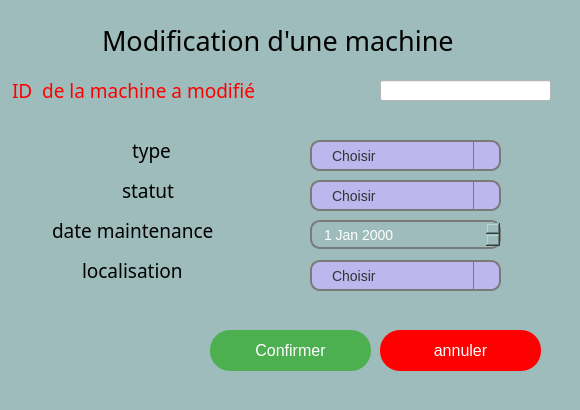
<?xml version="1.0" encoding="UTF-8"?>
<ui version="4.0">
 <class>modifiermachine</class>
 <widget class="QDialog" name="modifiermachine">
  <property name="geometry">
   <rect>
    <x>0</x>
    <y>0</y>
    <width>580</width>
    <height>410</height>
   </rect>
  </property>
  <property name="windowTitle">
   <string>Dialog</string>
  </property>
  <property name="styleSheet">
   <string notr="true">background-color: rgb(157, 188, 187);
border-color: rgb(239, 245, 241);</string>
  </property>
  <widget class="QPushButton" name="confirmerButton">
   <property name="geometry">
    <rect>
     <x>210</x>
     <y>330</y>
     <width>161</width>
     <height>41</height>
    </rect>
   </property>
   <property name="styleSheet">
    <string notr="true">QPushButton {
    font-family: 'OCR A Extended', sans-serif; /* Police OCR A Extended */
    font-size: 16px; /* Taille de la police */
    color: white; /* Couleur du texte */
    background-color: #4CAF50; /* Couleur de fond */
    border: none; /* Pas de bordure */
   border-radius: 20px; /* Coins arrondis */
    padding: 10px 20px; /* Espacement interne */
    cursor: pointer; /* Changement du curseur au survol */
}

QPushButton:hover {
    background-color: green; /* Couleur de fond au survol */
}

QPushButton:pressed {
    background-color:green; /* Couleur de fond lorsqu'on clique */
    padding-top: 9px; /* Réduction de l'espacement interne pour un effet de clic */
    padding-left: 19px; /* Réduction de l'espacement interne pour un effet de clic */
}
</string>
   </property>
   <property name="text">
    <string>Confirmer</string>
   </property>
  </widget>
  <widget class="QPushButton" name="annulerButton">
   <property name="geometry">
    <rect>
     <x>380</x>
     <y>330</y>
     <width>161</width>
     <height>41</height>
    </rect>
   </property>
   <property name="styleSheet">
    <string notr="true">QPushButton {
    font-family: 'OCR A Extended', sans-serif; /* Police OCR A Extended */
    font-size: 16px; /* Taille de la police */
    color: white; /* Couleur du texte */
    background-color: red; /* Couleur de fond */
    border: none; /* Pas de bordure */
   border-radius: 20px; /* Coins arrondis */
    padding: 10px 20px; /* Espacement interne */
    cursor: pointer; /* Changement du curseur au survol */
}

QPushButton:hover {
    background-color: red; /* Couleur de fond au survol */
}

QPushButton:pressed {
    background-color:red; /* Couleur de fond lorsqu'on clique */
    padding-top: 9px; /* Réduction de l'espacement interne pour un effet de clic */
    padding-left: 19px; /* Réduction de l'espacement interne pour un effet de clic */
}
</string>
   </property>
   <property name="text">
    <string>annuler</string>
   </property>
  </widget>
  <widget class="QLineEdit" name="lineEdit_3">
   <property name="enabled">
    <bool>true</bool>
   </property>
   <property name="geometry">
    <rect>
     <x>10</x>
     <y>60</y>
     <width>581</width>
     <height>61</height>
    </rect>
   </property>
   <property name="sizePolicy">
    <sizepolicy hsizetype="Expanding" vsizetype="Expanding">
     <horstretch>0</horstretch>
     <verstretch>0</verstretch>
    </sizepolicy>
   </property>
   <property name="font">
    <font>
     <family>OCR A Extended</family>
     <pointsize>14</pointsize>
     <bold>false</bold>
     <underline>false</underline>
     <stylestrategy>PreferAntialias</stylestrategy>
     <kerning>true</kerning>
    </font>
   </property>
   <property name="acceptDrops">
    <bool>true</bool>
   </property>
   <property name="autoFillBackground">
    <bool>false</bool>
   </property>
   <property name="styleSheet">
    <string notr="true">QLineEdit { background-color: transparent;
color:red; }</string>
   </property>
   <property name="text">
    <string>ID  de la machine a modifié         </string>
   </property>
   <property name="frame">
    <bool>false</bool>
   </property>
   <property name="readOnly">
    <bool>false</bool>
   </property>
  </widget>
  <widget class="QLineEdit" name="lineEdit_4">
   <property name="enabled">
    <bool>true</bool>
   </property>
   <property name="geometry">
    <rect>
     <x>130</x>
     <y>120</y>
     <width>361</width>
     <height>61</height>
    </rect>
   </property>
   <property name="sizePolicy">
    <sizepolicy hsizetype="Expanding" vsizetype="Expanding">
     <horstretch>0</horstretch>
     <verstretch>0</verstretch>
    </sizepolicy>
   </property>
   <property name="font">
    <font>
     <family>OCR A Extended</family>
     <pointsize>14</pointsize>
     <bold>false</bold>
     <underline>false</underline>
     <stylestrategy>PreferAntialias</stylestrategy>
     <kerning>true</kerning>
    </font>
   </property>
   <property name="acceptDrops">
    <bool>true</bool>
   </property>
   <property name="autoFillBackground">
    <bool>false</bool>
   </property>
   <property name="styleSheet">
    <string notr="true">QLineEdit { background-color: transparent;
color:black; }</string>
   </property>
   <property name="text">
    <string>type</string>
   </property>
   <property name="frame">
    <bool>false</bool>
   </property>
   <property name="readOnly">
    <bool>false</bool>
   </property>
  </widget>
  <widget class="QLineEdit" name="lineEdit_5">
   <property name="enabled">
    <bool>true</bool>
   </property>
   <property name="geometry">
    <rect>
     <x>120</x>
     <y>160</y>
     <width>361</width>
     <height>61</height>
    </rect>
   </property>
   <property name="sizePolicy">
    <sizepolicy hsizetype="Expanding" vsizetype="Expanding">
     <horstretch>0</horstretch>
     <verstretch>0</verstretch>
    </sizepolicy>
   </property>
   <property name="font">
    <font>
     <family>OCR A Extended</family>
     <pointsize>14</pointsize>
     <bold>false</bold>
     <underline>false</underline>
     <stylestrategy>PreferAntialias</stylestrategy>
     <kerning>true</kerning>
    </font>
   </property>
   <property name="acceptDrops">
    <bool>true</bool>
   </property>
   <property name="autoFillBackground">
    <bool>false</bool>
   </property>
   <property name="styleSheet">
    <string notr="true">QLineEdit { background-color: transparent;
color:black; }</string>
   </property>
   <property name="text">
    <string>statut</string>
   </property>
   <property name="frame">
    <bool>false</bool>
   </property>
   <property name="readOnly">
    <bool>false</bool>
   </property>
  </widget>
  <widget class="QLineEdit" name="lineEdit_6">
   <property name="enabled">
    <bool>true</bool>
   </property>
   <property name="geometry">
    <rect>
     <x>50</x>
     <y>200</y>
     <width>361</width>
     <height>61</height>
    </rect>
   </property>
   <property name="sizePolicy">
    <sizepolicy hsizetype="Expanding" vsizetype="Expanding">
     <horstretch>0</horstretch>
     <verstretch>0</verstretch>
    </sizepolicy>
   </property>
   <property name="font">
    <font>
     <family>OCR A Extended</family>
     <pointsize>14</pointsize>
     <bold>false</bold>
     <underline>false</underline>
     <stylestrategy>PreferAntialias</stylestrategy>
     <kerning>true</kerning>
    </font>
   </property>
   <property name="acceptDrops">
    <bool>true</bool>
   </property>
   <property name="autoFillBackground">
    <bool>false</bool>
   </property>
   <property name="styleSheet">
    <string notr="true">QLineEdit { background-color: transparent;
color:black; }</string>
   </property>
   <property name="text">
    <string>date maintenance</string>
   </property>
   <property name="frame">
    <bool>false</bool>
   </property>
   <property name="readOnly">
    <bool>false</bool>
   </property>
  </widget>
  <widget class="QLineEdit" name="lineEdit_7">
   <property name="enabled">
    <bool>true</bool>
   </property>
   <property name="geometry">
    <rect>
     <x>80</x>
     <y>240</y>
     <width>361</width>
     <height>61</height>
    </rect>
   </property>
   <property name="sizePolicy">
    <sizepolicy hsizetype="Expanding" vsizetype="Expanding">
     <horstretch>0</horstretch>
     <verstretch>0</verstretch>
    </sizepolicy>
   </property>
   <property name="font">
    <font>
     <family>OCR A Extended</family>
     <pointsize>14</pointsize>
     <bold>false</bold>
     <underline>false</underline>
     <stylestrategy>PreferAntialias</stylestrategy>
     <kerning>true</kerning>
    </font>
   </property>
   <property name="acceptDrops">
    <bool>true</bool>
   </property>
   <property name="autoFillBackground">
    <bool>false</bool>
   </property>
   <property name="styleSheet">
    <string notr="true">QLineEdit { background-color: transparent;
color:black; }</string>
   </property>
   <property name="text">
    <string>localisation</string>
   </property>
   <property name="frame">
    <bool>false</bool>
   </property>
   <property name="readOnly">
    <bool>false</bool>
   </property>
  </widget>
  <widget class="QLineEdit" name="lineEdit_8">
   <property name="enabled">
    <bool>true</bool>
   </property>
   <property name="geometry">
    <rect>
     <x>100</x>
     <y>10</y>
     <width>391</width>
     <height>61</height>
    </rect>
   </property>
   <property name="sizePolicy">
    <sizepolicy hsizetype="Expanding" vsizetype="Expanding">
     <horstretch>0</horstretch>
     <verstretch>0</verstretch>
    </sizepolicy>
   </property>
   <property name="font">
    <font>
     <family>Impact</family>
     <pointsize>20</pointsize>
     <bold>false</bold>
     <underline>false</underline>
    </font>
   </property>
   <property name="acceptDrops">
    <bool>true</bool>
   </property>
   <property name="autoFillBackground">
    <bool>false</bool>
   </property>
   <property name="styleSheet">
    <string notr="true">QLineEdit { background-color: transparent;
color:black; }</string>
   </property>
   <property name="text">
    <string>Modification d'une machine</string>
   </property>
   <property name="frame">
    <bool>false</bool>
   </property>
   <property name="readOnly">
    <bool>false</bool>
   </property>
  </widget>
  <widget class="QDateEdit" name="date_maintenance">
   <property name="geometry">
    <rect>
     <x>310</x>
     <y>220</y>
     <width>191</width>
     <height>29</height>
    </rect>
   </property>
   <property name="styleSheet">
    <string notr="true">QDateEdit {
  
    border: 2px solid #7a7a7a; /* Bordure */
    border-radius: 10px; /* Coins arrondis */
    padding: 5px 10px; /* Espacement interne */
    color: white; /* Couleur du texte */
    font-family: 'OCR A Extended', sans-serif; /* Police OCR A Extended */
    font-size: 14px; /* Taille de la police */
}

/* Style pour le bouton de sélection de date */
QDateEdit::drop-down {
    subcontrol-origin: padding;
    subcontrol-position: top right;
    width: 25px; /* Largeur du bouton de liste déroulante */
    border-left: 1px solid #7a7a7a; /* Bordure gauche du bouton */
}

/* Style pour la flèche du bouton de sélection de date */
QDateEdit::down-arrow {
    image: url(arrow.png); /* Remplace par le chemin de ton image de flèche */
    width: 10px; /* Largeur de la flèche */
    height: 10px; /* Hauteur de la flèche */
}

/* Effet au survol */
QDateEdit:hover {
    border: 2px solid #0056b3; /* Couleur de bordure au survol */
}

QDateEdit:focus {
    border: 2px solid #0078d7; /* Couleur de bordure lors du focus */
}
</string>
   </property>
  </widget>
  <widget class="QLineEdit" name="id_machine">
   <property name="geometry">
    <rect>
     <x>380</x>
     <y>80</y>
     <width>171</width>
     <height>21</height>
    </rect>
   </property>
   <property name="styleSheet">
    <string notr="true">background-color: rgb(255, 255, 255);</string>
   </property>
   <property name="text">
    <string/>
   </property>
  </widget>
  <widget class="QComboBox" name="statut_m">
   <property name="geometry">
    <rect>
     <x>310</x>
     <y>180</y>
     <width>191</width>
     <height>31</height>
    </rect>
   </property>
   <property name="styleSheet">
    <string notr="true">QComboBox {
   font-family: 'OCR A Extended', sans-serif; /* Police OCR A Extended */
	background-color: rgb(188, 184, 238);
    border: 2px solid #7a7a7a; /* Bordure */
    border-radius: 10px; /* Coins arrondis */
    padding: 5px 20px; /* Espacement interne */
    color: #333; /* Couleur du texte */
    font-size: 14px; /* Taille de la police */
}

/* Style de la liste déroulante */
QComboBox QAbstractItemView {
    background-color: #ffffff; /* Couleur de fond de la liste */
    border: 1px solid #7a7a7a; /* Bordure de la liste */
    selection-background-color: #0078d7; /* Couleur de fond lors de la sélection */
    selection-color: white; /* Couleur du texte lors de la sélection */
}

/* Style pour le bouton de la liste déroulante */
QComboBox::drop-down {
    subcontrol-origin: padding;
    subcontrol-position: top right;
    width: 25px; /* Largeur du bouton de liste déroulante */
    border-left: 1px solid #7a7a7a; /* Bordure gauche du bouton */
}

/* Style pour la flèche du bouton de liste déroulante */
QComboBox::down-arrow {
    image: url(arrow.png); /* Remplace par le chemin de ton image de flèche */
    width: 10px; /* Largeur de la flèche */
    height: 10px; /* Hauteur de la flèche */
}

/* Effet au survol */
QComboBox:hover {
    border: 2px solid #0056b3; /* Couleur de bordure au survol */
}

QComboBox:focus {
    border: 2px solid #0078d7; /* Couleur de bordure lors du focus */
}
QComboBox::down-arrow {
    color: #333; /* Couleur de la flèche */
    width: 10px; /* Largeur de la flèche */
    height: 10px; /* Hauteur de la flèche */
}</string>
   </property>
   <item>
    <property name="text">
     <string>Choisir</string>
    </property>
   </item>
   <item>
    <property name="text">
     <string>en fonctionnement</string>
    </property>
   </item>
   <item>
    <property name="text">
     <string>en maintenance</string>
    </property>
   </item>
   <item>
    <property name="text">
     <string>en panne</string>
    </property>
   </item>
  </widget>
  <widget class="QComboBox" name="localisation">
   <property name="geometry">
    <rect>
     <x>310</x>
     <y>260</y>
     <width>191</width>
     <height>31</height>
    </rect>
   </property>
   <property name="styleSheet">
    <string notr="true">QComboBox {
   font-family: 'OCR A Extended', sans-serif; /* Police OCR A Extended */
	background-color: rgb(188, 184, 238);
    border: 2px solid #7a7a7a; /* Bordure */
    border-radius: 10px; /* Coins arrondis */
    padding: 5px 20px; /* Espacement interne */
    color: #333; /* Couleur du texte */
    font-size: 14px; /* Taille de la police */
}

/* Style de la liste déroulante */
QComboBox QAbstractItemView {
    background-color: #ffffff; /* Couleur de fond de la liste */
    border: 1px solid #7a7a7a; /* Bordure de la liste */
    selection-background-color: #0078d7; /* Couleur de fond lors de la sélection */
    selection-color: white; /* Couleur du texte lors de la sélection */
}

/* Style pour le bouton de la liste déroulante */
QComboBox::drop-down {
    subcontrol-origin: padding;
    subcontrol-position: top right;
    width: 25px; /* Largeur du bouton de liste déroulante */
    border-left: 1px solid #7a7a7a; /* Bordure gauche du bouton */
}

/* Style pour la flèche du bouton de liste déroulante */
QComboBox::down-arrow {
    image: url(arrow.png); /* Remplace par le chemin de ton image de flèche */
    width: 10px; /* Largeur de la flèche */
    height: 10px; /* Hauteur de la flèche */
}

/* Effet au survol */
QComboBox:hover {
    border: 2px solid #0056b3; /* Couleur de bordure au survol */
}

QComboBox:focus {
    border: 2px solid #0078d7; /* Couleur de bordure lors du focus */
}
QComboBox::down-arrow {
    color: #333; /* Couleur de la flèche */
    width: 10px; /* Largeur de la flèche */
    height: 10px; /* Hauteur de la flèche */
}</string>
   </property>
   <item>
    <property name="text">
     <string>Choisir</string>
    </property>
   </item>
   <item>
    <property name="text">
     <string>Tunis</string>
    </property>
   </item>
   <item>
    <property name="text">
     <string>Monastir</string>
    </property>
   </item>
   <item>
    <property name="text">
     <string>Jendouba</string>
    </property>
   </item>
   <item>
    <property name="text">
     <string>Bizert</string>
    </property>
   </item>
   <item>
    <property name="text">
     <string/>
    </property>
   </item>
   <item>
    <property name="text">
     <string/>
    </property>
   </item>
  </widget>
  <widget class="QComboBox" name="type_m">
   <property name="geometry">
    <rect>
     <x>310</x>
     <y>140</y>
     <width>191</width>
     <height>31</height>
    </rect>
   </property>
   <property name="styleSheet">
    <string notr="true">QComboBox {
   font-family: 'OCR A Extended', sans-serif; /* Police OCR A Extended */
	background-color: rgb(188, 184, 238);
    border: 2px solid #7a7a7a; /* Bordure */
    border-radius: 10px; /* Coins arrondis */
    padding: 5px 20px; /* Espacement interne */
    color: #333; /* Couleur du texte */
    font-size: 14px; /* Taille de la police */
}

/* Style de la liste déroulante */
QComboBox QAbstractItemView {
    background-color: #ffffff; /* Couleur de fond de la liste */
    border: 1px solid #7a7a7a; /* Bordure de la liste */
    selection-background-color: #0078d7; /* Couleur de fond lors de la sélection */
    selection-color: white; /* Couleur du texte lors de la sélection */
}

/* Style pour le bouton de la liste déroulante */
QComboBox::drop-down {
    subcontrol-origin: padding;
    subcontrol-position: top right;
    width: 25px; /* Largeur du bouton de liste déroulante */
    border-left: 1px solid #7a7a7a; /* Bordure gauche du bouton */
}

/* Style pour la flèche du bouton de liste déroulante */
QComboBox::down-arrow {
    image: url(arrow.png); /* Remplace par le chemin de ton image de flèche */
    width: 10px; /* Largeur de la flèche */
    height: 10px; /* Hauteur de la flèche */
}

/* Effet au survol */
QComboBox:hover {
    border: 2px solid #0056b3; /* Couleur de bordure au survol */
}

QComboBox:focus {
    border: 2px solid #0078d7; /* Couleur de bordure lors du focus */
}
QComboBox::down-arrow {
    color: #333; /* Couleur de la flèche */
    width: 10px; /* Largeur de la flèche */
    height: 10px; /* Hauteur de la flèche */
}</string>
   </property>
   <item>
    <property name="text">
     <string>Choisir</string>
    </property>
   </item>
   <item>
    <property name="text">
     <string>Tour CNC</string>
    </property>
   </item>
   <item>
    <property name="text">
     <string>Fraiseuse CNC</string>
    </property>
   </item>
   <item>
    <property name="text">
     <string>Robots industriels</string>
    </property>
   </item>
   <item>
    <property name="text">
     <string>Imprimante 3D</string>
    </property>
   </item>
  </widget>
 </widget>
 <resources/>
 <connections/>
</ui>
